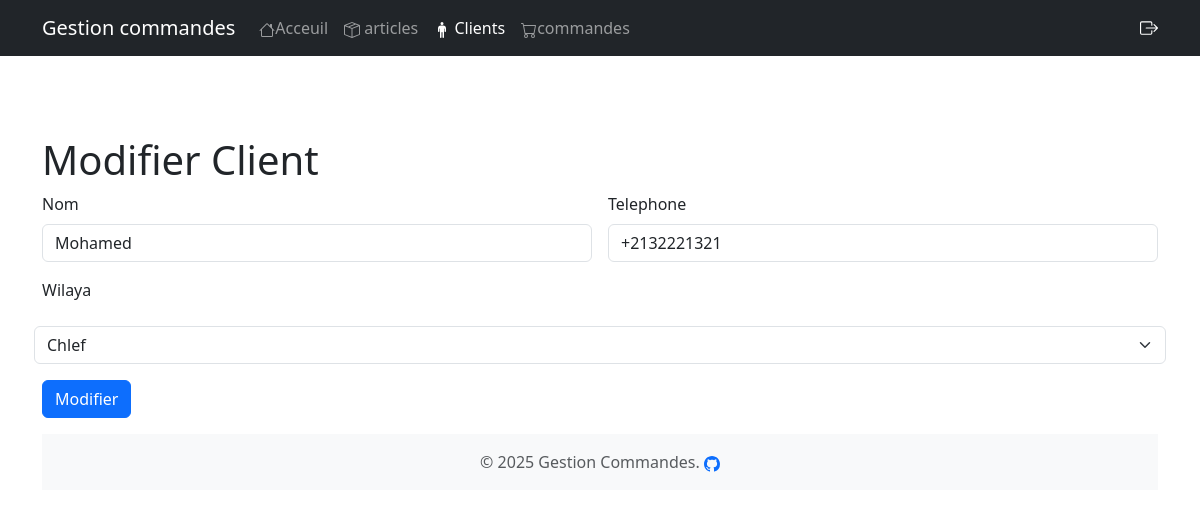
The app's page /updateClient.php?id=4 with its own data.
### tables this page shows
CREATE TABLE `client` (
  `id_client` int NOT NULL,
  `nom` varchar(50) DEFAULT NULL,
  `ville` varchar(255) DEFAULT NULL,
  `telephone` varchar(200) DEFAULT NULL,
  `wilaya_id` int UNSIGNED DEFAULT NULL
);

CREATE TABLE `wilayas` (
  `id_wilaya` int UNSIGNED NOT NULL,
  `code` int NOT NULL,
  `nom_wilaya` varchar(255) NOT NULL
);

### updateClient.php (the view, shortened to what this page needs)
<?php
include("header.php");
include_once("main.php");
$query = "SELECT * FROM wilayas ORDER BY nom_wilaya ASC";
$pdostmt = $pdo->prepare($query);
$pdostmt->execute();
$wilayas = $pdostmt->fetchAll(PDO::FETCH_ASSOC);
if (!empty($_GET["id"])) {
    $qeury = "select * from client where id_client =:id";
    $pdostmt = $pdo->prepare($qeury);
    $pdostmt->execute(['id' => $_GET["id"]]);
    while ($row = $pdostmt->fetch(PDO::FETCH_ASSOC)):
?>
        <h1 class="mt-5 m" style="margin-top: 7rem !important">Modifier Client</h1>
        <form class="row g-3" method="post">
            <div class="col-md-6">
                <label for="inputEmail4" class="form-label">Nom</label>
                <input type="text" class="form-control" id="inputnom" name="inputnom" value="<?php echo $row['nom'] ?>" required>
            </div>
            <div class="col-md-6">
                <label for="inputPassword4" class="form-label">Telephone</label>
                <input type="text" class="form-control" id="inputTelephone" name="inputTelephone" value="<?php echo $row['telephone'] ?>" required>
            </div>
            <label for="inputVille" class="form-label">Wilaya</label>
            <select class="form-select" name="inputVille" required>
                <?php foreach ($wilayas as $wilaya): ?>
                    <option value="<?= $wilaya['id_wilaya'] ?>" <?= ($wilaya['id_wilaya'] == $row['wilaya_id']) ? 'selected' : '' ?>>
                        <?= htmlspecialchars($wilaya['nom_wilaya']) ?>
                    </option>
                <?php endforeach; ?>
            </select>
            <div class="col-12">
                <button type="submit" class="btn btn-primary">Modifier</button>
            </div>
        </form>
<?php
    endwhile;
}
?>
<?php include("footer.php") ?>
<link href="https://cdn.jsdelivr.net/npm/bootstrap@5.3.6/dist/css/bootstrap.min.css" rel="stylesheet">

### records on screen
client: inputnom "Mohamed", inputTelephone "+2132221321", inputVille "Chlef"
